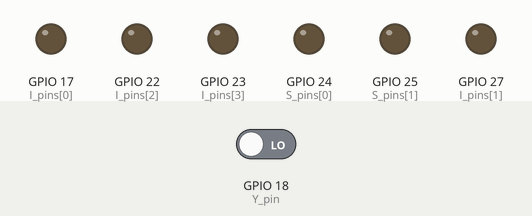
Simulated run of this program. Board: Raspberry Pi (BCM pin numbers). Parts: output pins drawn as LEDs (lit = HIGH). The test bench sets the inputs (shaded band); at power-on: GPIO 18 (Y_pin) LOW. What the program prints to the terminal is not drawn. At 3.2 s the program stops and its outputs stay as they are.

Above: at 3.3 s.
Timing chart, 0 to 4.7 s (numbered marks = the images above):
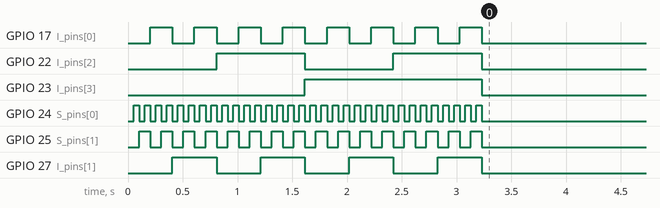

The program:

python_testcases.py
```python
import RPi.GPIO as GPIO
import time

# --- Pin Map ---
I_pins = [17, 27, 22, 23]  # I[3:0]  (to FPGA)
S_pins = [24, 25]          # S[1:0]  (to FPGA)
Y_pin = 18                 # Output from FPGA

GPIO.setmode(GPIO.BCM)

# Setup pins
for p in I_pins + S_pins:
    GPIO.setup(p, GPIO.OUT)
GPIO.setup(Y_pin, GPIO.IN)

print("\nTesting 4x1 MUX via FPGA...\n")
print(" I3 I2 I1 I0 | S1 S0 | Y ")
print("-----------------------------")

try:
    # Loop through all input combinations
    for i in range(16):
        # Convert i (0?15) to bits for I[3:0]
        I_vals = [(i >> b) & 1 for b in range(4)]
        for j, val in enumerate(I_vals):
            GPIO.output(I_pins[j], val)
        # Now loop through all 4 select values
        for s in range(4):
            GPIO.output(S_pins[0], s & 1)
            GPIO.output(S_pins[1], (s >> 1) & 1)
            time.sleep(0.05)
            y_val = GPIO.input(Y_pin)
            print(f"  {I_vals[3]}  {I_vals[2]}  {I_vals[1]}  {I_vals[0]}  |  {(s>>1)&1}  {s&1}  |  {y_val}")
        print("-----------------------------")
    print("\nTest Complete ?")

except KeyboardInterrupt:
    pass
finally:
    GPIO.cleanup()
```
